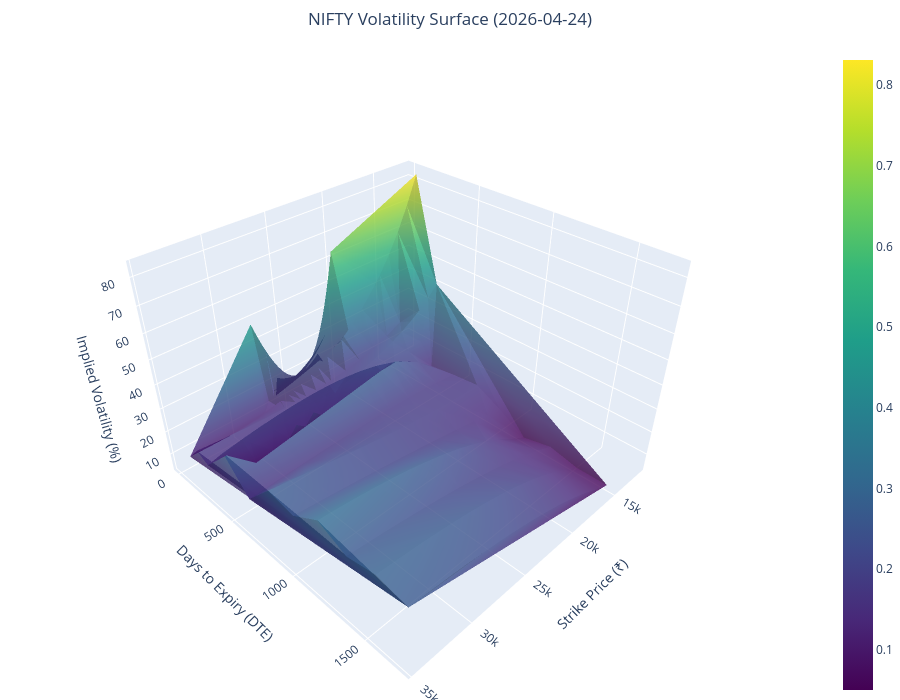

Source (notebook cell):
### Markdown cell above
## Volatility Surface Visualisation

### Code cell
import pandas as pd
import plotly.graph_objects as go
import os
from dotenv import load_dotenv

# 1. LOAD CONFIGURATION & DATA
load_dotenv()
FILE_PATH = os.getenv("OPTIONS_DATA_FILE", "nifty_options_data.csv")

if not os.path.exists(FILE_PATH):
    print(f"❌ Error: File not found at {FILE_PATH}")
else:
    # Load Data
    df = pd.read_csv(FILE_PATH)
    
    # 2. DATA PRE-PROCESSING
    # Convert dates
    df['Datetime'] = pd.to_datetime(df['Datetime'])
    df['Expiry'] = pd.to_datetime(df['Expiry'])
    
    # Calculate Days to Expiry (DTE) for the Y-axis
    df['DTE'] = (df['Expiry'] - df['Datetime']).dt.days
    
    # Filter for cleaner visualization:
    # 1. IV between 1% and 150% (Remove outliers/bad data)
    # 2. DTE > 0 (Remove expired options)
    df_clean = df[(df['IV'] > 0.01) & (df['IV'] < 1.5) & (df['DTE'] > 0)].copy()

    # 3. SELECT A SPECIFIC DATE
    # A surface represents a snapshot in time. We must pick ONE single trade date.
    # We automatically pick the middle date of your dataset to ensure good data density.
    unique_dates = sorted(df_clean['Datetime'].dt.date.unique())
    selected_date = unique_dates[-1]
    
    # Create the subset for plotting
    surface_data = df_clean[df_clean['Datetime'].dt.date == selected_date].copy()
    
    print(f"✅ Loaded Data. Plotting Surface for Date: {selected_date}")
    print(f"📊 Data Points: {len(surface_data)} | Spot Price: {surface_data['SpotPrice'].iloc[0]}")

    # 4. CREATE INTERACTIVE PLOTLY FIGURE
    fig = go.Figure(data=[go.Mesh3d(
        x=surface_data['Strike'],
        y=surface_data['DTE'],
        z=surface_data['IV'] * 100,  # Convert to Percentage
        intensity=surface_data['IV'], # Color based on IV height
        colorscale='Viridis',
        opacity=0.8,
        flatshading=True
    )])

    # 5. LAYOUT SETTINGS
    fig.update_layout(
        title=dict(text=f"NIFTY Volatility Surface ({selected_date})", x=0.5),
        scene=dict(
            xaxis=dict(title='Strike Price (₹)'),
            yaxis=dict(title='Days to Expiry (DTE)'),
            zaxis=dict(title='Implied Volatility (%)'),
            aspectmode='manual', aspectratio=dict(x=1, y=1, z=0.7) # Adjust Z-height
        ),
        width=900,
        height=700,
        margin=dict(l=0, r=0, b=0, t=50) # Tight margins
    )

    # Show the interactive plot
    fig.show()

### Figure 1 — Plotly figure (JSON) as saved in the notebook; plotly's stock layout.template omitted (floating-point values rounded to 4 significant figures; data arrays with more than 128 entries replaced by an {"elided": "..."} marker saying what was removed)
{"data": [{"colorscale": [[0, "#440154"], [0.1111, "#482878"], [0.2222, "#3e4989"], [0.3333, "#31688e"], [0.4444, "#26828e"], [0.5556, "#1f9e89"], [0.6667, "#35b779"], [0.7778, "#6ece58"], [0.8889, "#b5de2b"], [1, "#fde725"]], "flatshading": true, "intensity": {"elided": "2056 float values"}, "opacity": 0.8, "type": "mesh3d", "x": {"elided": "2056 float values"}, "y": {"elided": "2056 int values"}, "z": {"elided": "2056 float values"}}], "layout": {"height": 700, "margin": {"b": 0, "l": 0, "r": 0, "t": 50}, "scene": {"aspectmode": "manual", "aspectratio": {"x": 1, "y": 1, "z": 0.7}, "xaxis": {"title": {"text": "Strike Price (₹)"}}, "yaxis": {"title": {"text": "Days to Expiry (DTE)"}}, "zaxis": {"title": {"text": "Implied Volatility (%)"}}}, "title": {"text": "NIFTY Volatility Surface (2026-04-24)", "x": 0.5}, "width": 900}}
